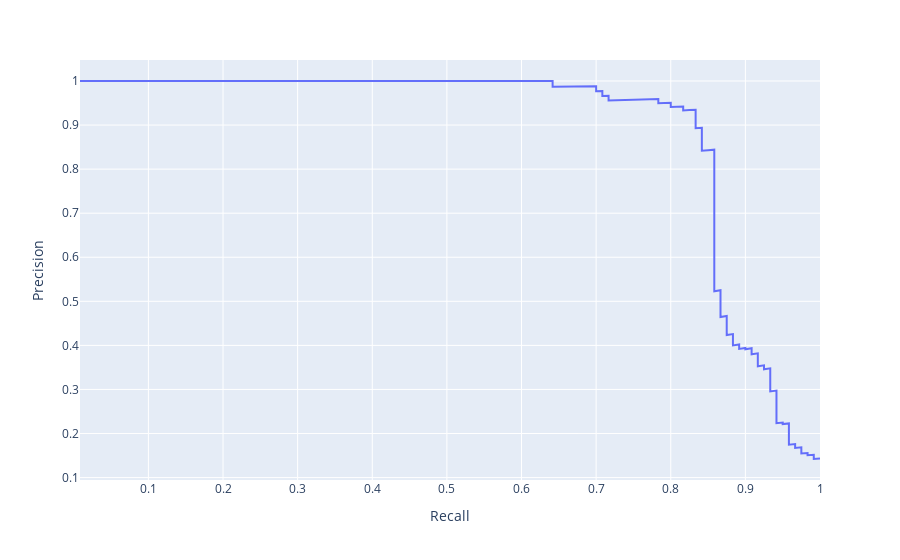

The cell this chart's notebook holds for it:
### Code cell
fig = px.line(x=r[:-1], y = p[:-1], hover_name=t)
fig.update_xaxes(title="Recall")
fig.update_yaxes(title="Precision")
fig

### Figure 1 — Plotly figure (JSON) as saved in the notebook; plotly's stock layout.template omitted (floating-point values rounded to 4 significant figures; data arrays with more than 128 entries replaced by an {"elided": "..."} marker saying what was removed)
{"data": [{"hovertemplate": "<b>%{hovertext}</b><br><br>x=%{x}<br>y=%{y}<extra></extra>", "hovertext": {"elided": "838 str values"}, "legendgroup": "", "line": {"color": "#636efa", "dash": "solid"}, "mode": "lines", "name": "", "orientation": "v", "showlegend": false, "type": "scatter", "x": {"elided": "838 float values"}, "xaxis": "x", "y": {"elided": "838 float values"}, "yaxis": "y"}], "layout": {"legend": {"tracegroupgap": 0}, "margin": {"t": 60}, "xaxis": {"anchor": "y", "domain": [0, 1], "title": {"text": "Recall"}}, "yaxis": {"anchor": "x", "domain": [0, 1], "title": {"text": "Precision"}}}}
